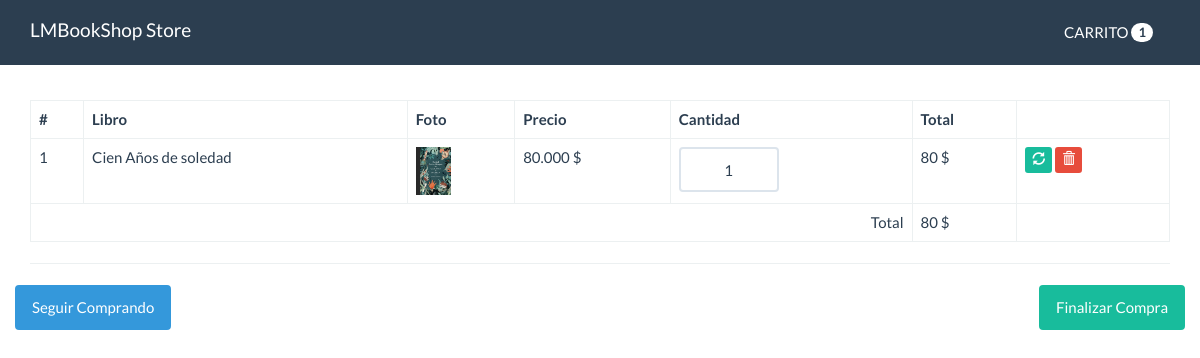
The app's page /carrito.php?id=23 with its own data.
### tables this page shows
CREATE TABLE `libro` (
  `id` int(11) NOT NULL,
  `titulo` varchar(80) NOT NULL,
  `descripcion` varchar(300) NOT NULL,
  `foto` varchar(100) NOT NULL,
  `precio` decimal(10,3) NOT NULL,
  `categoria_id` int(10) NOT NULL,
  `fecha` date NOT NULL,
  `estado` int(11) NOT NULL DEFAULT 1
);

### funciones.php (called while the page is built, shortened)
<?php
function calcularTotal()
{
    $total = 0;
    if (isset($_SESSION['carrito'])) {
        foreach ($_SESSION['carrito'] as $indice => $value) {
            $total += $value['precio'] * $value['cantidad'];
        }
    }
    return $total;
}
function cantidadLibros()
{
    $cantidad = 0;
    if (isset($_SESSION['carrito'])) {
        foreach ($_SESSION['carrito'] as $indice => $value) {
            $cantidad++;
        }
    }
    return $cantidad;
}

### src/Libro.php (called while the page is built, shortened)
<?php
class Libro
{
   private $cn = null;
   public function __construct()
   {
      $this->config = parse_ini_file(__DIR__ . '/../config.ini');
      $this->cn = new \PDO($this->config['dns'], $this->config['usuario'], $this->config['clave'], array(
         \PDO::MYSQL_ATTR_INIT_COMMAND => 'SET NAMES utf8'
      ));
   }
   public function mostrarPorId($id)
   {
      $sql = "SELECT * FROM `Libro` WHERE `id`=:id ";
      $resultado = $this->cn->prepare($sql);
      $_array = array(
         ":id" =>  $id
      );
      if ($resultado->execute($_array))
         return $resultado->fetch();
      return false;
   }
}

### carrito.php (the view, shortened to what this page needs)
<?php
require 'funciones.php';
if (isset($_GET['id']) && is_numeric($_GET['id'])) {
    $id = $_GET['id'];
    $Libro = new LMBookShop\Libro;
    $resultado = $Libro->mostrarPorId($id);
}
?>
<!DOCTYPE html>
<html lang="en">
<head>
    <link rel="stylesheet" href="assets/css/bootstrap.min.css">
    <link rel="stylesheet" href="assets/css/estilos.css">
</head>
<body>
    <nav class="navbar navbar-default navbar-fixed-top">
        <div class="container">
            <div class="navbar-header">
                <a class="navbar-brand" href="index.php">LMBookShop Store</a>
            </div>
            <div id="navbar" class="navbar-collapse collapse">
                <ul class="nav navbar-nav pull-right">
                    <li>
                        <a href="" class="btn">CARRITO <span class="badge"><?php print cantidadLibros(); ?></span></a>
                    </li>
                </ul>
            </div>
        </div>
    </nav>
    <div class="container" id="main">
        <table class="table table-bordered table-hover">
            <thead>
                <tr>
                    <th>#</th>
                    <th>Libro</th>
                    <th>Foto</th>
                    <th>Precio</th>
                    <th>Cantidad</th>
                    <th>Total</th>
                    <th></th>
                </tr>
            </thead>
            <tbody>
                <?php
                if (isset($_SESSION['carrito']) && !empty($_SESSION['carrito'])) {
                    $c = 0;
                    foreach ($_SESSION['carrito'] as $indice => $value) {
                        $c++;
                        $total = $value['precio'] * $value['cantidad'];
                ?>
                        <tr>
                            <form action="actualizar_carrito.php" method="post">
                                <td><?php print $c ?></td>
                                <td><?php print $value['titulo']  ?></td>
                                <td>
                                    <?php
                                    $foto = 'upload/' . $value['foto'];
                                    if (file_exists($foto)) {
                                    ?>
                                        <img src="<?php print $foto; ?>" width="35">
                                    <?php } else { ?>
                                        <img src="assets/imagenes/not-found.jpg" width="35">
                                    <?php } ?>
                                </td>
                                <td><?php print $value['precio']  ?> $</td>
                                <td>
                                    <input type="text" name="cantidad" class="form-control u-size-100" value="<?php print $value['cantidad'] ?>">
                                </td>
                                <td>
                                    <?php print $total  ?> $
                                </td>
                                <td>
                                    <button type="submit" class="btn btn-success btn-xs">
                                        <span class="glyphicon glyphicon-refresh"></span>
                                    </button>
                                    <a href="eliminar_carrito.php?id=<?php print $value['id']  ?>" class="btn btn-danger btn-xs">
                                        <span class="glyphicon glyphicon-trash"></span>
                                    </a>
                                </td>
                            </form>
                        </tr>
                    <?php
                    }
                } else {
                    ?>
                    <tr>
                        <td colspan="7">NO HAY PRODUCTOS EN EL CARRITO</td>
                    </tr>
                <?php
                }
                ?>
            </tbody>
            <tfoot>
                <tr>
                    <td colspan="5" class="text-right">Total</td>
                    <td><?php print calcularTotal(); ?> $</td>
                    <td></td>
                </tr>
            </tfoot>
        </table>
        <hr>
        <?php
        if (isset($_SESSION['carrito']) && !empty($_SESSION['carrito'])) {
        ?>
            <div class="row">
                <div class="pull-left">
                    <a href="index.php" class="btn btn-info">Seguir Comprando</a>
                </div>
                <div class="pull-right">
                    <a href="finalizar.php" class="btn btn-success">Finalizar Compra</a>
                </div>
            </div>
        <?php
        }
        ?>
    </div>
</body>
</html>

### assets/css/estilos.css (style rules this page uses)
#main { margin-top: 100px; }
.u-size-100 { width: 100px; text-align: center; }

### records on screen
libro: titulo "Cien Años de soledad", foto (picture), precio "80.000", cantidad "1", total "80"

### other values on screen
cantidadLibros() "1"
calcularTotal() "80"
